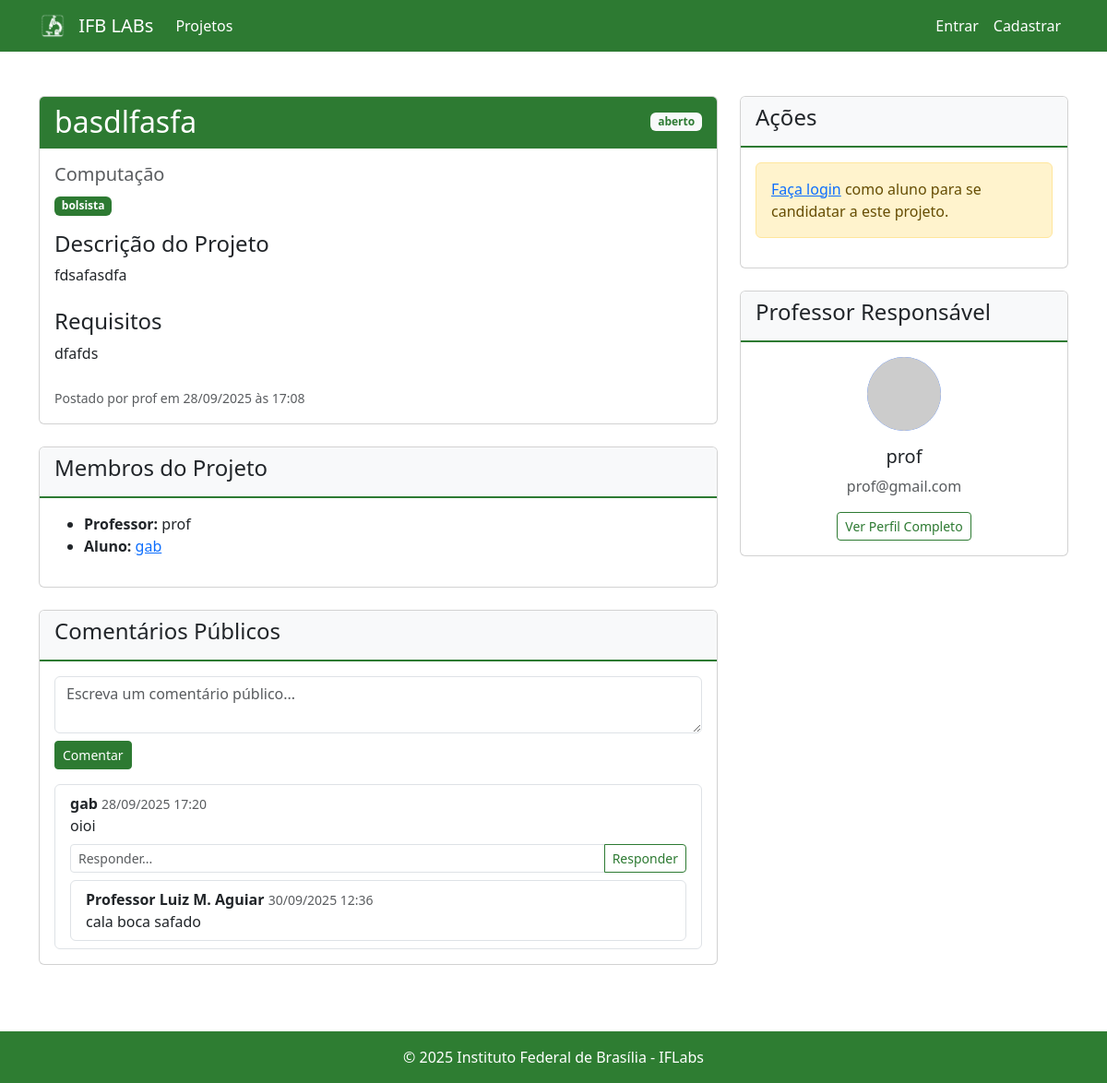
The page /projetos/1 on the database its author committed.
### src/models.py (models this page shows, shortened)
class Projeto(db.Model):
    __tablename__ = 'projeto'
    id = db.Column(db.Integer, primary_key=True)
    titulo = db.Column(db.String(255), nullable=False)
    status = db.Column(db.String(50), nullable=False, default='aberto')
    descricao = db.Column(db.String(2000), nullable=False)
    requisitos = db.Column(db.String(1000), nullable=True)
    tipo_vaga = db.Column(db.String(50), nullable=True)
    area_conhecimento = db.Column(db.String(100), nullable=True)
    user_id = db.Column(db.String(20), db.ForeignKey('professor.matricula'), nullable=False)
    data_criacao = db.Column(db.DateTime, default=db.func.now())
    membros = db.relationship('MembroProjeto', backref='projeto', lazy=True)

class Professor(UserMixin, db.Model):
    __tablename__ = 'professor'
    matricula = db.Column(db.String(20), primary_key=True)
    nome = db.Column(db.String(100), nullable=False)
    email = db.Column(db.String(120), unique=True, nullable=False)
    senha = db.Column(db.String(128), nullable=False)
    sobre = db.Column(db.Text, nullable=True)
    foto_perfil = db.Column(db.String(255), nullable=True)  # Caminho da foto
    aprovado = db.Column(db.Boolean, default=False)  # Novo campo para aprovação
    projetos = db.relationship('Projeto', backref='autor', lazy=True)

class MembroProjeto(db.Model):
    __tablename__ = 'membro_projeto'
    id = db.Column(db.Integer, primary_key=True)
    id_projeto = db.Column(db.Integer, db.ForeignKey('projeto.id'), nullable=False)
    matricula = db.Column(db.String(20), db.ForeignKey('aluno.matricula'), nullable=False)
    status = db.Column(db.String(20), nullable=False, default='pendente')  # pendente, aceito, recusado

class Aluno(UserMixin, db.Model):
    __tablename__ = 'aluno'
    matricula = db.Column(db.String(20), primary_key=True)
    nome = db.Column(db.String(100), nullable=False)
    email = db.Column(db.String(120), unique=True, nullable=False)
    senha = db.Column(db.String(128), nullable=False)
    sobre = db.Column(db.Text, nullable=True)
    foto_perfil = db.Column(db.String(255), nullable=True)  # Caminho da foto
    aprovado = db.Column(db.Boolean, default=False)  # Novo campo para aprovação
    membros_projeto = db.relationship('MembroProjeto', backref='aluno', lazy=True)

class ComentarioProjeto(db.Model):
    __tablename__ = 'comentario_projeto'
    id = db.Column(db.Integer, primary_key=True)
    id_projeto = db.Column(db.Integer, db.ForeignKey('projeto.id'), nullable=False)
    autor_matricula = db.Column(db.String(20), nullable=False)
    texto = db.Column(db.Text, nullable=False)
    data_envio = db.Column(db.DateTime, default=db.func.now())
    resposta_id = db.Column(db.Integer, db.ForeignKey('comentario_projeto.id'), nullable=True)
    respostas = db.relationship('ComentarioProjeto', backref=db.backref('comentario_pai', remote_side=[id]), lazy=True)

### main.py (the view)
@app.route('/projetos/<int:id>', methods=['GET', 'POST'])
def detalhes_projeto(id):
    projeto = Projeto.query.get_or_404(id)
    if request.method == 'POST':
        if 'texto' in request.form:  # Comentário
            if current_user.is_authenticated:
                pass  # Comentários não implementados
            else:
                flash('Faça login para comentar', 'warning')
    candidatura_atual = None
    if current_user.is_authenticated and current_user.tipo == 'aluno':
        candidatura_atual = MembroProjeto.query.filter_by(
            matricula=current_user.matricula, id_projeto=projeto.id).first()
    membros_projeto = MembroProjeto.query.filter_by(id_projeto=id).all()
    alunos_matriculas = [m.matricula for m in membros_projeto]
    from src.models import Aluno
    alunos = Aluno.query.filter(Aluno.matricula.in_(alunos_matriculas)).all() if alunos_matriculas else []
    alunos_por_matricula = {a.matricula: a for a in alunos}
    mensagens_recebidas = []
    if current_user.is_authenticated and hasattr(current_user, 'matricula'):
        from src.models import MensagemProjeto
        mensagens_recebidas = MensagemProjeto.query.filter_by(id_projeto=id, destinatario_matricula=current_user.matricula).order_by(MensagemProjeto.data_envio.desc()).all()
    from src.models import ComentarioProjeto
    comentarios = ComentarioProjeto.query.filter_by(id_projeto=id, resposta_id=None).order_by(ComentarioProjeto.data_envio.desc()).all()
    autores_matriculas = set([c.autor_matricula for c in comentarios])
    for c in comentarios:
        autores_matriculas.update([r.autor_matricula for r in c.respostas])
    from src.models import Aluno, Professor
    nomes_autores = {}
    for matricula in autores_matriculas:
        aluno = Aluno.query.filter_by(matricula=matricula).first()
        if aluno:
            nomes_autores[matricula] = aluno.nome
        else:
            prof = Professor.query.filter_by(matricula=matricula).first()
            if prof:
                nomes_autores[matricula] = prof.nome
            else:
                nomes_autores[matricula] = matricula
    is_professor_autor = hasattr(current_user, 'tipo') and current_user.tipo == 'professor' and current_user.matricula == projeto.user_id
    is_aluno_membro = False
    if hasattr(current_user, 'tipo') and current_user.tipo == 'aluno':
        membro_atual = MembroProjeto.query.filter_by(id_projeto=id, matricula=current_user.matricula, status='aceito').first()
        is_aluno_membro = membro_atual is not None
    return render_template('projetos/detalhes.html',
                           projeto=projeto,
                           candidatura_atual=candidatura_atual,
                           membros_projeto=membros_projeto,
                           mensagens_recebidas=mensagens_recebidas,
                           alunos=alunos,
                           alunos_por_matricula=alunos_por_matricula,
                           comentarios=comentarios,
                           nomes_autores=nomes_autores,
                           is_professor_autor=is_professor_autor,
                           is_aluno_membro=is_aluno_membro)

### templates/projetos/detalhes.html (shortened to what this page needs)
<!DOCTYPE html>
<html lang="pt-br">
<head>
    <link href="https://cdn.jsdelivr.net/npm/bootstrap@5.3.0/dist/css/bootstrap.min.css" rel="stylesheet">
    <link rel="stylesheet" href="https://cdn.jsdelivr.net/npm/bootstrap-icons@1.10.0/font/bootstrap-icons.css">
</head>
<body class="d-flex flex-column min-vh-100">
    <nav class="navbar navbar-expand-lg navbar-dark" style="background-color: #2E7D32;">
        <div class="container">
            <a class="navbar-brand" href="{{ url_for('index') }}">
                <img src="{{ url_for('static', filename='images/iflab_logo.png') }}" alt="IFB" height="30" class="d-inline-block align-top me-2">
                IFB LABs
            </a>
            <div class="collapse navbar-collapse" id="navbarNav">
                <ul class="navbar-nav me-auto">
                    <li class="nav-item">
                        <a class="nav-link" href="{{ url_for('listar_projetos') }}">Projetos</a>
                    </li>
                </ul>
                <ul class="navbar-nav">
                    {% if current_user.is_authenticated %}
                    <li class="nav-item dropdown">
                        <a class="nav-link dropdown-toggle" href="#" id="navbarDropdown" role="button" data-bs-toggle="dropdown">
                            <i class="bi bi-person-circle"></i> {{ current_user.nome }}
                        </a>
                        <ul class="dropdown-menu dropdown-menu-end">
                            <li><a class="dropdown-item" href="{{ url_for('perfil') }}">Meu Perfil</a></li>
                            <li><hr class="dropdown-divider"></li>
                            <li><a class="dropdown-item" href="{{ url_for('logout') }}">Sair</a></li>
                        </ul>
                    </li>
                    {% else %}
                    <li class="nav-item">
                        <a class="nav-link" href="{{ url_for('login') }}">Entrar</a>
                    </li>
                    <li class="nav-item">
                        <a class="nav-link" href="{{ url_for('register') }}">Cadastrar</a>
                    </li>
                    {% endif %}
                </ul>
            </div>
        </div>
    </nav>
    {% block content %}
    <main class="container my-5 flex-grow-1 animate-in">
        <div class="row">
            <div class="col-lg-8">
                <div class="card mb-4">
                    <div class="card-header bg-primary text-white">
                        <div class="d-flex justify-content-between align-items-center">
                            <h2 class="mb-0">{{ projeto.titulo }}</h2>
                            <span class="badge bg-light text-primary">{{ projeto.status }}</span>
                        </div>
                    </div>
                    <div class="card-body">
                        <div class="mb-3">
                            <h5 class="text-muted">{{ projeto.area_conhecimento }}</h5>
                            <span class="badge bg-primary">{{ projeto.tipo_vaga }}</span>
                        </div>
                        <h4>Descrição do Projeto</h4>
                        <p class="card-text">{{ projeto.descricao }}</p>
                        <h4 class="mt-4">Requisitos</h4>
                        <p>{{ projeto.requisitos }}</p>
                        <div class="mt-4">
                            <small class="text-muted">Postado por {{ projeto.autor.nome }} em {{ projeto.data_criacao.strftime('%d/%m/%Y às %H:%M') }}</small>
                        </div>
                    </div>
                </div>
                <div class="card mb-4">
                    <div class="card-header bg-light">
                        <h4>Membros do Projeto</h4>
                    </div>
                    <div class="card-body">
                        <ul>
                            <li><strong>Professor:</strong> {{ projeto.autor.nome }}</li>
                            {% for membro in membros_projeto if membro.status == 'aceito' %}
                            {% set aluno = alunos_por_matricula.get(membro.matricula) %}
                            <li><strong>Aluno:</strong> <a href="{{ url_for('perfil', matricula=membro.matricula) }}">{{ aluno.nome if aluno else membro.matricula }}</a>
                            </li>
                            {% endfor %}
                        </ul>
                    </div>
                </div>
                <div class="card mb-4">
                    <div class="card-header bg-light">
                        <h4>Comentários Públicos</h4>
                    </div>
                    <div class="card-body">
                        <form method="POST" action="{{ url_for('comentar_projeto', id=projeto.id) }}" class="mb-3">
                            <div class="mb-2">
                                <textarea class="form-control" name="comentario" placeholder="Escreva um comentário público..." required></textarea>
                            </div>
                            <button type="submit" class="btn btn-primary btn-sm">Comentar</button>
                        </form>
                        {% if comentarios %}
                            <ul class="list-group">
                                {% for c in comentarios %}
                                <li class="list-group-item">
                                    <strong>{{ nomes_autores[c.autor_matricula] }}</strong> <small class="text-muted">{{ c.data_envio.strftime('%d/%m/%Y %H:%M') }}</small><br>
                                    {{ c.texto }}
                                    <form method="POST" action="{{ url_for('comentar_projeto', id=projeto.id) }}" class="mt-2">
                                        <div class="input-group input-group-sm">
                                            <input type="text" class="form-control" name="comentario" placeholder="Responder..." required>
                                            <button type="submit" class="btn btn-outline-primary">Responder</button>
                                        </div>
                                    </form>
                                    {% if c.respostas %}
                                        <ul class="list-group mt-2">
                                            {% for r in c.respostas %}
                                            <li class="list-group-item">
                                                <strong>{{ nomes_autores[r.autor_matricula] }}</strong> <small class="text-muted">{{ r.data_envio.strftime('%d/%m/%Y %H:%M') }}</small><br>
                                                {{ r.texto }}
                                            </li>
                                            {% endfor %}
                                        </ul>
                                    {% endif %}
                                </li>
                                {% endfor %}
                            </ul>
                        {% else %}
                            <span class="text-muted">Nenhum comentário público ainda.</span>
                        {% endif %}
                    </div>
                </div>
            </div>
            <div class="col-lg-4">
                <div class="card mb-4">
                    <div class="card-header bg-light">
                        <h4>Ações</h4>
                    </div>
                    <div class="card-body">
                        {% if current_user.is_authenticated and current_user.tipo == 'aluno' %}
                            {% if candidatura_atual is not none %}
                                {% if candidatura_atual.status == 'pendente' %}
                                    <button type="button" class="btn btn-warning w-100" disabled>Aguardando aprovação</button>
                                    <div class="alert alert-info mt-2">Já candidatado. Aguarde o professor avaliar sua candidatura.</div>
                                {% elif candidatura_atual.status == 'aceito' %}
                                    <div class="alert alert-success">Você foi aceito neste projeto!</div>
                                {% elif candidatura_atual.status == 'recusado' %}
                                    <div class="alert alert-danger">Sua candidatura foi recusada.</div>
                                {% endif %}
                            {% else %}
                            <form method="POST" action="{{ url_for('candidatar_projeto', id=projeto.id) }}">
                                <button type="submit" class="btn btn-primary w-100">Candidatar-se</button>
                            </form>
                            {% endif %}
                        {% else %}
                            <div class="alert alert-warning">
                                <a href="/login">Faça login</a> como aluno para se candidatar a este projeto.
                            </div>
                        {% endif %}
                    </div>
                </div>
                <div class="card animate-in">
                    <div class="card-header bg-light">
                        <h4>Professor Responsável</h4>
                    </div>
                    <div class="card-body text-center">
                        <div class="mb-3">
                            <img src="https://ui-avatars.com/api/?name={{ projeto.autor.nome|replace(' ', '+') }}&background=0D6EFD&color=fff&size=100"
                                 alt="Professor" class="rounded-circle">
                        </div>
                        <h5>{{ projeto.autor.nome }}</h5>
                        <p class="text-muted">{{ projeto.autor.email }}</p>
                        <a href="{{ url_for('perfil', matricula=projeto.autor.matricula) }}" class="btn btn-outline-primary btn-sm">
                            Ver Perfil Completo
                        </a>
                    </div>
                </div>
            </div>
        </div>
    </main>
    {% endblock %}
    <footer class="mt-auto py-3" style="background-color: #2E7D32;">
        <div class="container text-center text-white">
            © 2025 Instituto Federal de Brasília - IFLabs
        </div>
    </footer>
</body>
</html>

### rows shown on the page
Projeto: titulo "basdlfasfa", status "aberto", area_conhecimento "Computação", tipo_vaga "bolsista", descricao "fdsafasdfa", requisitos "dfafds", data_criacao "28/09/2025 às 17:08"
Professor: autor.nome "prof", autor.email "prof@gmail.com"
Aluno: nome "gab"
ComentarioProjeto: autor_matricula.nome "gab", data_envio "28/09/2025 17:20", texto "oioi"
ComentarioProjeto: autor_matricula.nome "Professor Luiz M. Aguiar", data_envio "30/09/2025 12:36", texto "cala boca safado"
